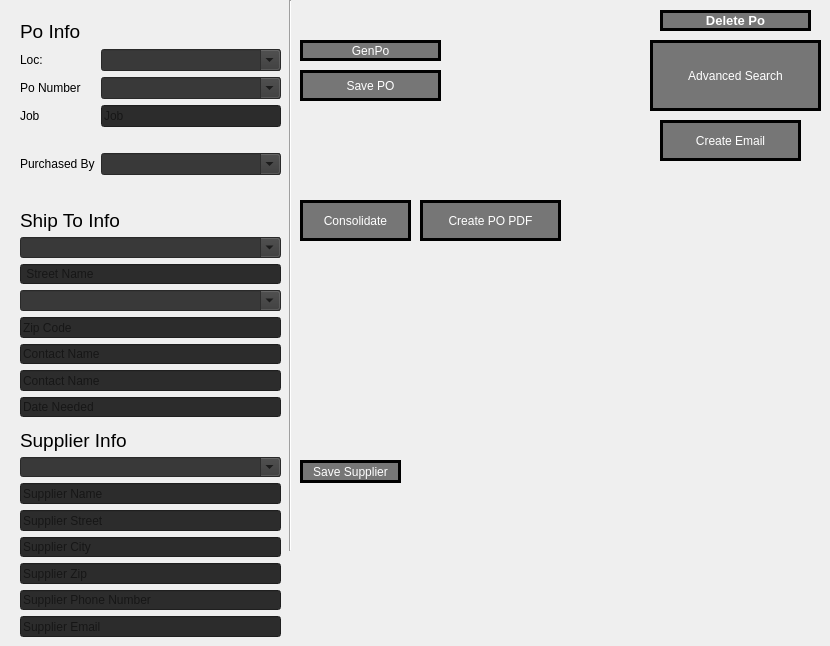
      <widget class="QWidget" name="tab">
       <attribute name="title">
        <string>Form Maker</string>
       </attribute>
       <widget class="QPushButton" name="buttonSave">
        <property name="geometry">
         <rect>
          <x>300</x>
          <y>70</y>
          <width>141</width>
          <height>31</height>
         </rect>
        </property>
        <property name="styleSheet">
         <string notr="true">QPushButton { background-color: palette(shadow); border: 3px solid black ; color:palette(bright-text) ; }

QPushButton:hover{ background-color: palette(bright); border: 3px solid black ; color:palette(shadow) ; }

QPushButton:pressed { background-color: palette(dark); border: 3px solid black ; color:palette(light) ; }</string>
        </property>
        <property name="text">
         <string>Save PO</string>
        </property>
       </widget>
       <widget class="QPushButton" name="buttonxl">
        <property name="geometry">
         <rect>
          <x>300</x>
          <y>200</y>
          <width>111</width>
          <height>41</height>
         </rect>
        </property>
        <property name="styleSheet">
         <string notr="true">QPushButton { background-color: palette(shadow); border: 3px solid black ; color:palette(bright-text) ; }

QPushButton:hover{ background-color: palette(bright); border: 3px solid black ; color:palette(shadow) ; }

QPushButton:pressed { background-color: palette(dark); border: 3px solid black ; color:palette(light) ; }</string>
        </property>
        <property name="text">
         <string>Consolidate</string>
        </property>
       </widget>
       <widget class="QPushButton" name="buttonxOrder">
        <property name="geometry">
         <rect>
          <x>420</x>
          <y>200</y>
          <width>141</width>
          <height>41</height>
         </rect>
        </property>
        <property name="styleSheet">
         <string notr="true">QPushButton { background-color: palette(shadow); border: 3px solid black ; color:palette(bright-text) ; }

QPushButton:hover{ background-color: palette(bright); border: 3px solid black ; color:palette(shadow) ; }

QPushButton:pressed { background-color: palette(dark); border: 3px solid black ; color:palette(light) ; }</string>
        </property>
        <property name="text">
         <string>Create PO PDF</string>
        </property>
       </widget>
       <widget class="Line" name="line">
        <property name="geometry">
         <rect>
          <x>280</x>
          <y>0</y>
          <width>20</width>
          <height>551</height>
         </rect>
        </property>
        <property name="orientation">
         <enum>Qt::Vertical</enum>
        </property>
       </widget>
       <widget class="QPushButton" name="buttonGenPo">
        <property name="geometry">
         <rect>
          <x>300</x>
          <y>40</y>
          <width>141</width>
          <height>21</height>
         </rect>
        </property>
        <property name="styleSheet">
         <string notr="true">QPushButton { background-color: palette(shadow); border: 3px solid black ; color:palette(bright-text) ; }

QPushButton:hover{ background-color: palette(bright); border: 3px solid black ; color:palette(shadow) ; }

QPushButton:pressed { background-color: palette(dark); border: 3px solid black ; color:palette(light) ; }</string>
        </property>
        <property name="text">
         <string>GenPo</string>
        </property>
       </widget>
       <widget class="QPushButton" name="saveCust">
        <property name="geometry">
         <rect>
          <x>300</x>
          <y>460</y>
          <width>101</width>
          <height>23</height>
         </rect>
        </property>
        <property name="styleSheet">
         <string notr="true">QPushButton { background-color: palette(shadow); border: 3px solid black ; color:palette(bright-text) ; }

QPushButton:hover{ background-color: palette(bright); border: 3px solid black ; color:palette(shadow) ; }

QPushButton:pressed { background-color: palette(dark); border: 3px solid black ; color:palette(light) ; }</string>
        </property>
        <property name="text">
         <string>Save Supplier</string>
        </property>
       </widget>
       <widget class="QPushButton" name="deleteJob">
        <property name="geometry">
         <rect>
          <x>660</x>
          <y>10</y>
          <width>151</width>
          <height>21</height>
         </rect>
        </property>
        <property name="font">
         <font>
          <pointsize>10</pointsize>
          <weight>75</weight>
          <bold>true</bold>
         </font>
        </property>
        <property name="styleSheet">
         <string notr="true">QPushButton { background-color: palette(shadow); border: 3px solid black ; color:palette(bright-text) ; }

QPushButton:hover{ background-color: palette(bright); border: 3px solid black ; color:palette(shadow) ; }

QPushButton:pressed { background-color: palette(dark); border: 3px solid black ; color:palette(light) ; }</string>
        </property>
        <property name="text">
         <string>Delete Po</string>
        </property>
       </widget>
       <widget class="QPushButton" name="buttonSearch">
        <property name="geometry">
         <rect>
          <x>650</x>
          <y>40</y>
          <width>171</width>
          <height>71</height>
         </rect>
        </property>
        <property name="styleSheet">
         <string notr="true">QPushButton { background-color: palette(shadow); border: 3px solid black ; color:palette(bright-text) ; }

QPushButton:hover{ background-color: palette(bright); border: 3px solid black ; color:palette(shadow) ; }

QPushButton:pressed { background-color: palette(dark); border: 3px solid black ; color:palette(light) ; }</string>
        </property>
        <property name="text">
         <string>Advanced Search</string>
        </property>
       </widget>
       <widget class="QPushButton" name="buttonxEmail">
        <property name="geometry">
         <rect>
          <x>660</x>
          <y>120</y>
          <width>141</width>
          <height>41</height>
         </rect>
        </property>
        <property name="styleSheet">
         <string notr="true">QPushButton { background-color: palette(shadow); border: 3px solid black ; color:palette(bright-text) ; }

QPushButton:hover{ background-color: palette(bright); border: 3px solid black ; color:palette(shadow) ; }

QPushButton:pressed { background-color: palette(dark); border: 3px solid black ; color:palette(light) ; }</string>
        </property>
        <property name="text">
         <string>Create Email</string>
        </property>
       </widget>
       <widget class="QWidget" name="">
        <property name="geometry">
         <rect>
          <x>20</x>
          <y>210</y>
          <width>261</width>
          <height>207</height>
         </rect>
        </property>
        <layout class="QVBoxLayout" name="verticalLayout">
         <item>
          <widget class="QLabel" name="label_5">
           <property name="font">
            <font>
             <pointsize>14</pointsize>
            </font>
           </property>
           <property name="text">
            <string>Ship To Info</string>
           </property>
          </widget>
         </item>
         <item>
          <widget class="QComboBox" name="inputShipto">
           <property name="styleSheet">
            <string notr="true">QComboBox{background-color: rgb(57, 57, 57);
	border-color: rgb(50, 50, 50);}</string>
           </property>
           <property name="editable">
            <bool>true</bool>
           </property>
          </widget>
         </item>
         <item>
          <widget class="QLineEdit" name="inputStreetName">
           <property name="styleSheet">
            <string notr="true">QLineEdit{background-color:rgb(44, 44, 44);
	border-color: rgb(50, 50, 50);}</string>
           </property>
           <property name="placeholderText">
            <string> Street Name</string>
           </property>
          </widget>
         </item>
         <item>
          <widget class="QComboBox" name="shippingCity">
           <property name="styleSheet">
            <string notr="true">QComboBox{background-color: rgb(57, 57, 57);
	border-color: rgb(50, 50, 50);}</string>
           </property>
           <property name="editable">
            <bool>true</bool>
           </property>
          </widget>
         </item>
         <item>
          <widget class="QLineEdit" name="inputZipCode">
           <property name="styleSheet">
            <string notr="true">QLineEdit{background-color:rgb(44, 44, 44);
	border-color: rgb(50, 50, 50);}</string>
           </property>
           <property name="text">
            <string/>
           </property>
           <property name="placeholderText">
            <string>Zip Code</string>
           </property>
          </widget>
         </item>
         <item>
          <widget class="QLineEdit" name="inputContact">
           <property name="styleSheet">
            <string notr="true">QLineEdit{background-color:rgb(44, 44, 44);
	border-color: rgb(50, 50, 50);}</string>
           </property>
           <property name="text">
            <string/>
           </property>
           <property name="placeholderText">
            <string>Contact Name</string>
           </property>
          </widget>
         </item>
         <item>
          <widget class="QLineEdit" name="inputContact_2">
           <property name="styleSheet">
            <string notr="true">QLineEdit{background-color:rgb(44, 44, 44);
	border-color: rgb(50, 50, 50);}</string>
           </property>
           <property name="text">
            <string/>
           </property>
           <property name="placeholderText">
            <string>Contact Name</string>
           </property>
          </widget>
         </item>
         <item>
          <widget class="QLineEdit" name="inputDate">
           <property name="styleSheet">
            <string notr="true">QLineEdit{background-color:rgb(44, 44, 44);
	border-color: rgb(50, 50, 50);}</string>
           </property>
           <property name="placeholderText">
            <string>Date Needed</string>
           </property>
          </widget>
         </item>
        </layout>
       </widget>
       <widget class="QWidget" name="">
        <property name="geometry">
         <rect>
          <x>20</x>
          <y>430</y>
          <width>261</width>
          <height>207</height>
         </rect>
        </property>
        <layout class="QFormLayout" name="formLayout_4">
         <item row="1" column="0" colspan="2">
          <widget class="QComboBox" name="comboCust">
           <property name="enabled">
            <bool>true</bool>
           </property>
           <property name="sizePolicy">
            <sizepolicy hsizetype="Preferred" vsizetype="Fixed">
             <horstretch>0</horstretch>
             <verstretch>0</verstretch>
            </sizepolicy>
           </property>
           <property name="styleSheet">
            <string notr="true">QComboBox{background-color: rgb(57, 57, 57);
	border-color: rgb(50, 50, 50);}</string>
           </property>
           <property name="editable">
            <bool>true</bool>
           </property>
          </widget>
         </item>
         <item row="2" column="0" colspan="2">
          <widget class="QLineEdit" name="inputCustomerName">
           <property name="styleSheet">
            <string notr="true">QLineEdit{background-color:rgb(44, 44, 44);
	border-color: rgb(50, 50, 50);}</string>
           </property>
           <property name="placeholderText">
            <string>Supplier Name</string>
           </property>
          </widget>
         </item>
         <item row="3" column="0" colspan="2">
          <widget class="QLineEdit" name="inputBillingStreet">
           <property name="styleSheet">
            <string notr="true">QLineEdit{background-color:rgb(44, 44, 44);
	border-color: rgb(50, 50, 50);}</string>
           </property>
           <property name="placeholderText">
            <string>Supplier Street</string>
           </property>
          </widget>
         </item>
         <item row="4" column="0" colspan="2">
          <widget class="QLineEdit" name="inputBillingCity">
           <property name="styleSheet">
            <string notr="true">QLineEdit{background-color:rgb(44, 44, 44);
	border-color: rgb(50, 50, 50);}</string>
           </property>
           <property name="placeholderText">
            <string>Supplier City</string>
           </property>
          </widget>
         </item>
         <item row="5" column="0" colspan="2">
          <widget class="QLineEdit" name="inputBillingZip">
           <property name="styleSheet">
            <string notr="true">QLineEdit{background-color:rgb(44, 44, 44);
	border-color: rgb(50, 50, 50);}</string>
           </property>
           <property name="placeholderText">
            <string>Supplier Zip</string>
           </property>
          </widget>
         </item>
         <item row="6" column="0" colspan="2">
          <widget class="QLineEdit" name="inputPhoneNumber">
           <property name="styleSheet">
            <string notr="true">QLineEdit{background-color:rgb(44, 44, 44);
	border-color: rgb(50, 50, 50);}</string>
           </property>
           <property name="placeholderText">
            <string>Supplier Phone Number</string>
           </property>
          </widget>
         </item>
         <item row="7" column="0" colspan="2">
          <widget class="QLineEdit" name="inputEmail">
           <property name="styleSheet">
            <string notr="true">QLineEdit{background-color:rgb(44, 44, 44);
	border-color: rgb(50, 50, 50);}</string>
           </property>
           <property name="placeholderText">
            <string>Supplier Email</string>
           </property>
          </widget>
         </item>
         <item row="0" column="0">
          <widget class="QLabel" name="label_2">
           <property name="font">
            <font>
             <pointsize>14</pointsize>
            </font>
           </property>
           <property name="text">
            <string>Supplier Info</string>
           </property>
          </widget>
         </item>
        </layout>
       </widget>
       <widget class="QWidget" name="">
        <property name="geometry">
         <rect>
          <x>20</x>
          <y>20</y>
          <width>261</width>
          <height>179</height>
         </rect>
        </property>
        <layout class="QFormLayout" name="formLayout_3">
         <item row="0" column="0" colspan="2">
          <widget class="QLabel" name="label_6">
           <property name="font">
            <font>
             <pointsize>14</pointsize>
            </font>
           </property>
           <property name="text">
            <string>Po Info</string>
           </property>
          </widget>
         </item>
         <item row="1" column="0">
          <widget class="QLabel" name="label_24">
           <property name="text">
            <string>Loc:</string>
           </property>
          </widget>
         </item>
         <item row="1" column="1">
          <widget class="QComboBox" name="inputLoc">
           <property name="styleSheet">
            <string notr="true">QComboBox{background-color: rgb(57, 57, 57);
	border-color: rgb(50, 50, 50);}</string>
           </property>
           <property name="editable">
            <bool>true</bool>
           </property>
          </widget>
         </item>
         <item row="2" column="0">
          <widget class="QLabel" name="label">
           <property name="text">
            <string>Po Number</string>
           </property>
          </widget>
         </item>
         <item row="2" column="1">
          <widget class="QComboBox" name="inputJobNumber">
           <property name="styleSheet">
            <string notr="true">QComboBox{background-color: rgb(57, 57, 57);
	border-color: rgb(50, 50, 50);}</string>
           </property>
           <property name="editable">
            <bool>true</bool>
           </property>
          </widget>
         </item>
         <item row="3" column="0">
          <widget class="QLabel" name="label_11">
           <property name="text">
            <string>Job</string>
           </property>
          </widget>
         </item>
         <item row="3" column="1">
          <widget class="QLineEdit" name="inputStreetName_4">
           <property name="styleSheet">
            <string notr="true">QLineEdit{background-color:rgb(44, 44, 44);
	border-color: rgb(50, 50, 50);}</string>
           </property>
           <property name="placeholderText">
            <string>Job</string>
           </property>
          </widget>
         </item>
         <item row="4" column="0">
          <widget class="QLabel" name="label_7">
           <property name="text">
            <string/>
           </property>
          </widget>
         </item>
         <item row="7" column="1">
          <widget class="QComboBox" name="inputPurchasedBy">
           <property name="styleSheet">
            <string notr="true">QComboBox{background-color: rgb(57, 57, 57);
	border-color: rgb(50, 50, 50);}</string>
           </property>
           <property name="editable">
            <bool>true</bool>
           </property>
          </widget>
         </item>
         <item row="7" column="0">
          <widget class="QLabel" name="label_3">
           <property name="text">
            <string>Purchased By</string>
           </property>
          </widget>
         </item>
        </layout>
       </widget>
      </widget>
